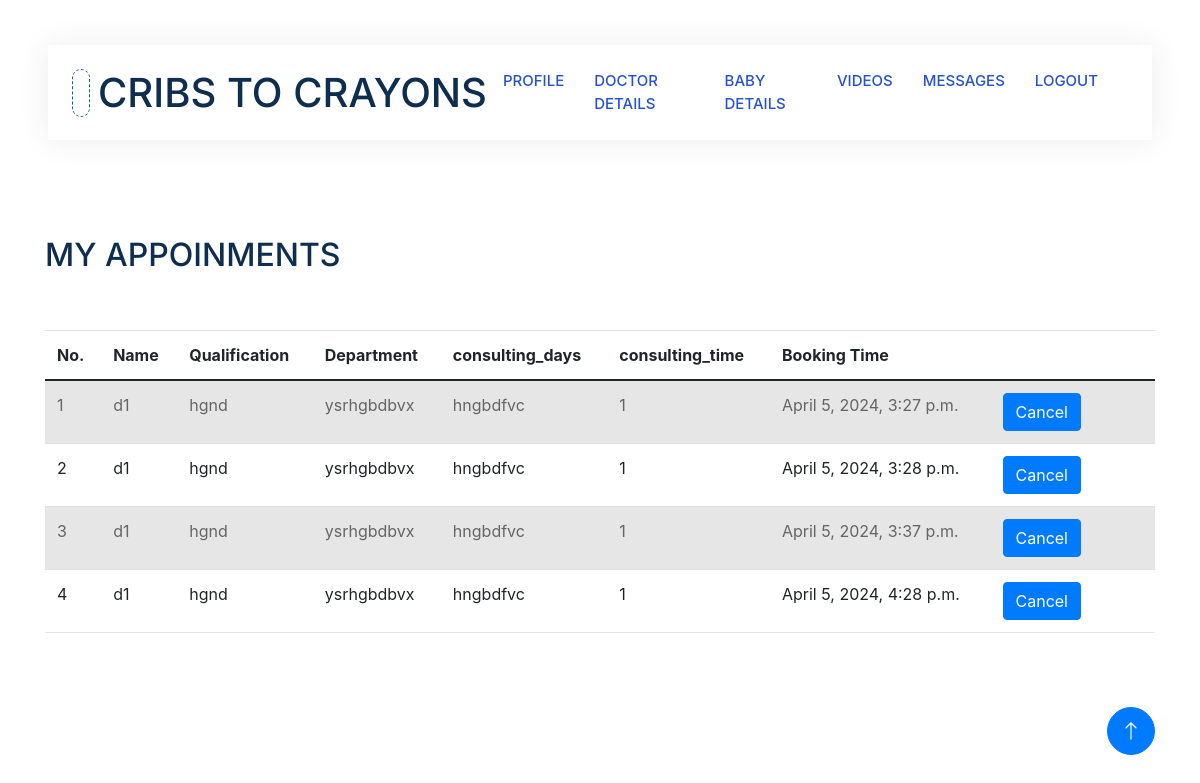
Page /myappoinments (signed in) on the earlier database version.
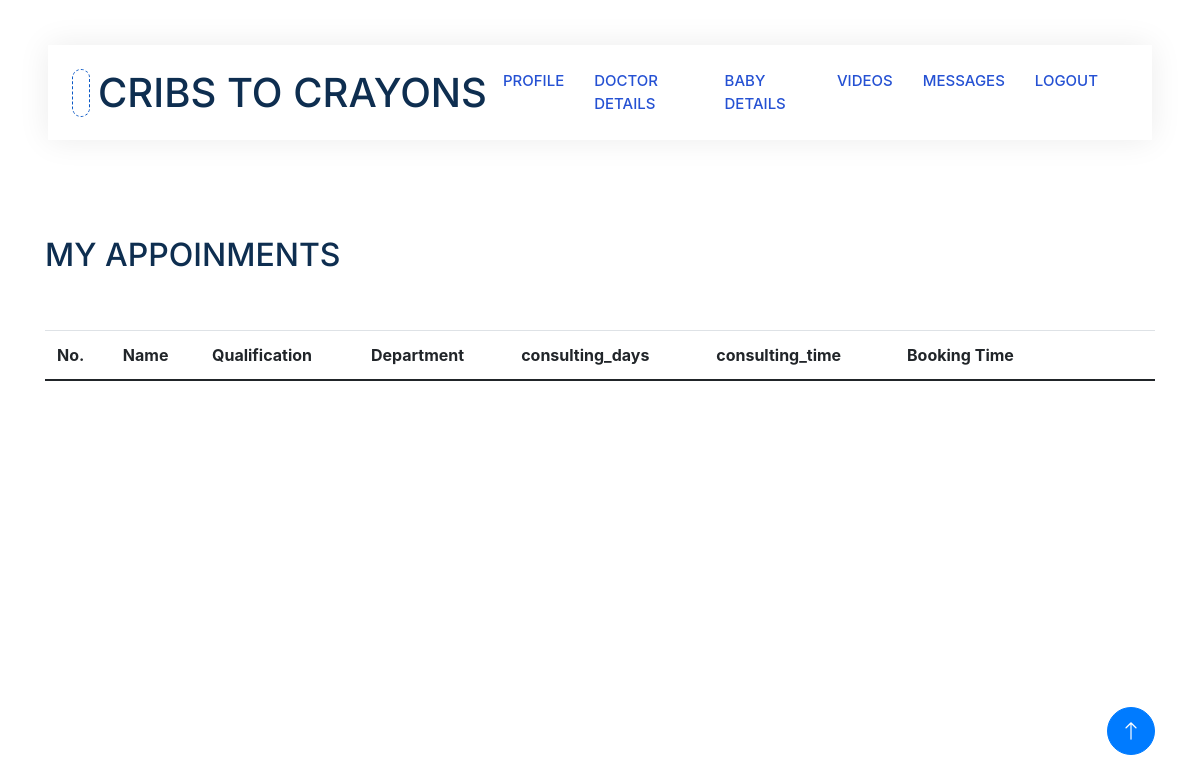
Same page on the later database version.
### app1/models.py (models this page shows)
class Booking(models.Model):
    doctor_id=models.ForeignKey(Doctor,on_delete=models.CASCADE)
    parent_id=models.ForeignKey(Parent,on_delete=models.CASCADE)
    booking_date=models.DateTimeField(auto_now=True)

class Doctor(models.Model):
    hospital_id=models.ForeignKey(Hospital,on_delete=models.CASCADE)
    Doctor_name=models.CharField(max_length=20)
    qualification=models.CharField(max_length=50)
    department=models.CharField(max_length=20)
    consulting_days=models.CharField(max_length=30)
    consulting_time=models.CharField(max_length=20)
    slots=models.IntegerField()
    main_slot=models.IntegerField()
    availability_status=models.CharField(max_length=10,default="AVAILABLE")

### app1/views.py (the view)
# urls.py: path('myappoinments',views.my_appoinments,name="myappoinments"),
def my_appoinments(request):
    log_id=LoginUser.objects.get(id=request.user.id)
    parent=Parent.objects.get(login_id=log_id)
    booking=Booking.objects.filter(parent_id=parent)
    context={
        'booking':booking
    }
    return render(request,'Parent/myappoinments.html',context)

### template/Parent/myappoinments.html (shortened to what this page needs)
<!DOCTYPE html>
<html lang="en">
{% load static %}
<head>
    <link href="https://cdnjs.cloudflare.com/ajax/libs/font-awesome/5.10.0/css/all.min.css" rel="stylesheet">
    <link href="https://cdn.jsdelivr.net/npm/bootstrap-icons@1.4.1/font/bootstrap-icons.css" rel="stylesheet">
    <link href="{% static 'js/animate.min.css' %}" rel="stylesheet">
    <link href="{% static 'js/owl.carousel.min.css' %}" rel="stylesheet">
    <link href="{% static 'css/bootstrap.min.css' %}" rel="stylesheet">
    <link rel="stylesheet" href="https://stackpath.bootstrapcdn.com/bootstrap/4.5.2/css/bootstrap.min.css">
    <link href="{% static 'css/style.css' %}" rel="stylesheet">
</head>
<body>
    <div class="container-xxl bg-white p-0">
        <div class="container-fluid nav-bar bg-transparent">
            <nav class="navbar navbar-expand-lg bg-white navbar-light py-0 px-4">
                <a href="" class="navbar-brand d-flex align-items-center text-center">
                    <div class="icon p-2 me-2">
                    </div>
                    <h1 class="m-0 " >CRIBS TO CRAYONS</h1>
                </a>
                <div class="collapse navbar-collapse" id="navbarCollapse">
                    <div class="navbar-nav ms-auto">
                        <a href="{% url 'parentprofile'%}" class="nav-item nav-link">PROFILE</a>
                        <a href="{% url 'doctorlist' %}"class="nav-item nav-link">DOCTOR DETAILS</a>
                        <a href="{% url 'babydetails' %}" class="nav-item nav-link">BABY DETAILS</a>
                        <a href="{% url 'pviewvideos' %}" class="nav-item nav-link">VIDEOS</a>
                        <a href="#" class="nav-item nav-link">MESSAGES</a>
                    <a href="{% url 'login'%}" class="nav-item nav-link" >LOGOUT</a>
                </div>
            </div>
            </nav>
        </div>
<br>
<br>
<br>
<br>
<div class="container">
    <h2>MY APPOINMENTS</h2>
    <br>
    <br>
    <table class="table table-striped">
      <thead>
        <tr>
            <th>No.</th>
          <th>Name</th>
          <th>Qualification</th>
          <th>Department</th>
          <th>consulting_days</th>
          <th>consulting_time</th>
          <th>Booking Time</th>
          <th></th>
          <th></th>
          <th></th>
        </tr>
      </thead>
      <tbody>
        {% for i in booking %}
        <tr>
          <td>{{ forloop.counter }}</td>
         <td>{{ i.doctor_id.Doctor_name }}</td>
         <td>{{ i.doctor_id.qualification }}</td>
         <td>{{ i.doctor_id.department }}</td>
         <td>{{ i.doctor_id.consulting_days }}</td>
         <td>{{ i.doctor_id.consulting_time }}</td>
         <td>{{ i.booking_date }}</td>
          <td>
            <a href="{% url 'cancelbooking' id=i.id %}" class="btn btn-primary">Cancel</a>
           </td>
          <td></td>
          <td></td>
        </tr>
        {% endfor %}
      </tbody>
    </table>
  </div>
  <a href="#" class="btn btn-lg btn-primary btn-lg-square back-to-top"><i class="bi bi-arrow-up"></i></a>
</div>
</body>
</html>

Differences in the rows shown:
removed Booking: doctor_id.Doctor_name "d1", doctor_id.qualification "hgnd", doctor_id.department "ysrhgbdbvx", doctor_id.consulting_days "hngbdfvc", doctor_id.consulting_time "1", booking_date "April 5, 2024, 3:27 p.m."
removed Booking: doctor_id.Doctor_name "d1", doctor_id.qualification "hgnd", doctor_id.department "ysrhgbdbvx", doctor_id.consulting_days "hngbdfvc", doctor_id.consulting_time "1", booking_date "April 5, 2024, 3:28 p.m."
removed Booking: doctor_id.Doctor_name "d1", doctor_id.qualification "hgnd", doctor_id.department "ysrhgbdbvx", doctor_id.consulting_days "hngbdfvc", doctor_id.consulting_time "1", booking_date "April 5, 2024, 3:37 p.m."
removed Booking: doctor_id.Doctor_name "d1", doctor_id.qualification "hgnd", doctor_id.department "ysrhgbdbvx", doctor_id.consulting_days "hngbdfvc", doctor_id.consulting_time "1", booking_date "April 5, 2024, 4:28 p.m."
